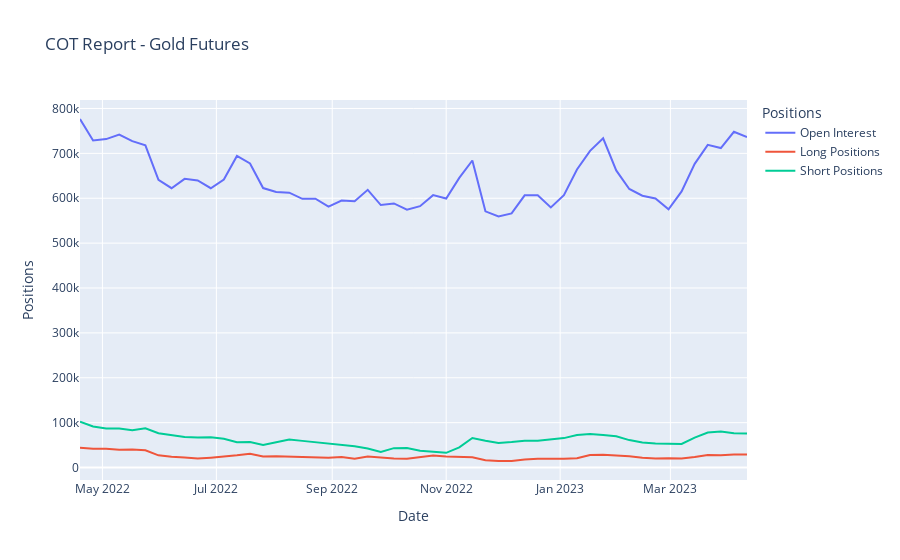

Write notebook code for a chart like this one.
### Code cell
# データをプロット
fig = go.Figure()

fig.add_trace(go.Scatter(x=cot_data.index, y=cot_data['Open Interest'],
                    mode='lines', name='Open Interest'))
fig.add_trace(go.Scatter(x=cot_data.index, y=cot_data['Total Longs'],
                    mode='lines', name='Long Positions'))
fig.add_trace(go.Scatter(x=cot_data.index, y=cot_data['Total Shorts'],
                    mode='lines', name='Short Positions'))

fig.update_layout(title='COT Report - Gold Futures',
                  xaxis_title='Date',
                  yaxis_title='Positions',
                  legend_title='Positions')

fig.show()
